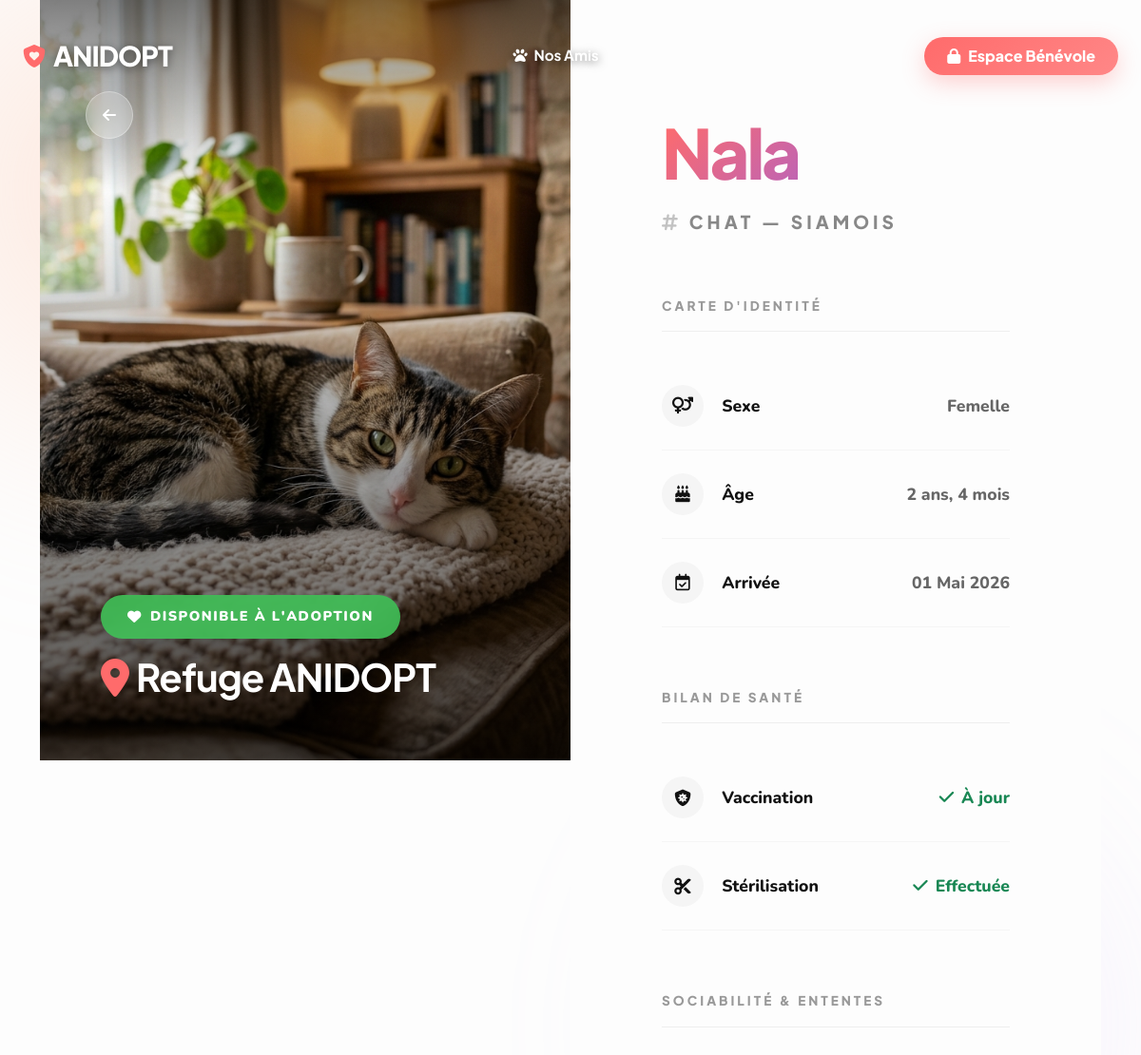
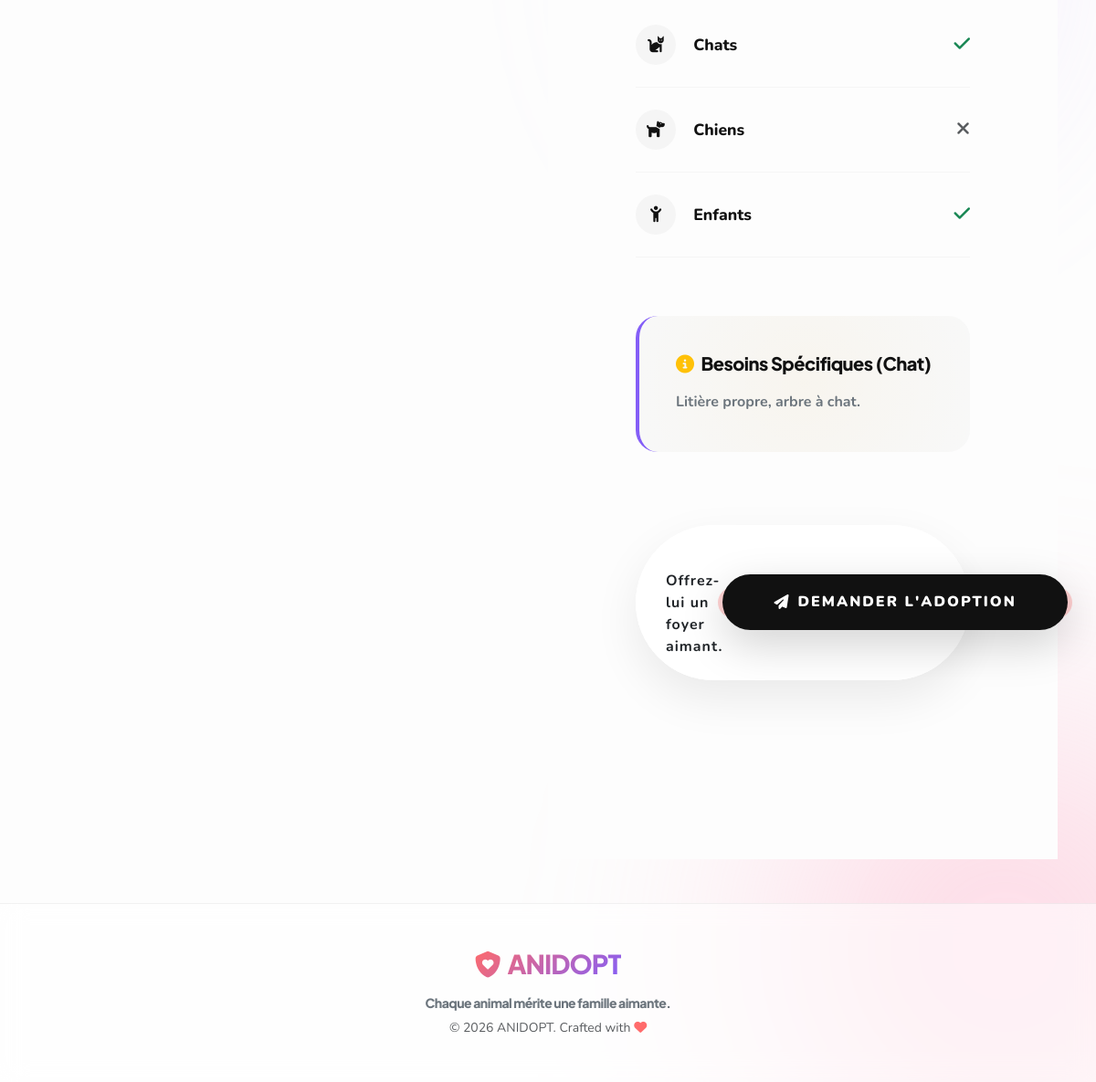
Screenshot of /animal/11/ with the database file from the repository (2 pictures, top to bottom).
### refuge/models.py (models this page shows, shortened)
class Animal(models.Model):
    STATUT_CHOICES = [
        ('Disponible', 'Disponible'),
        ('En soin', 'En soin'),
        ('Adopté', 'Adopté'),
        ('En famille d\'accueil', 'En famille d\'accueil'),
    ]
    SEXE_CHOICES = [
        ('M', 'Mâle'),
        ('F', 'Femelle'),
    ]
    nom = models.CharField(max_length=100, verbose_name="Nom de l'animal")
    espece = models.ForeignKey(Espece, on_delete=models.CASCADE, related_name='animaux', verbose_name="Espèce")
    race = models.CharField(max_length=100, blank=True, verbose_name="Race")
    sexe = models.CharField(max_length=1, choices=SEXE_CHOICES, default='M', verbose_name="Sexe")
    date_naissance_estimee = models.DateField(verbose_name="Date de naissance estimée")
    photo = models.ImageField(upload_to='animaux/', blank=True, null=True, verbose_name="Photo de l'animal")
    vaccine = models.BooleanField(default=False, verbose_name="Vacciné")
    sterilise = models.BooleanField(default=False, verbose_name="Stérilisé")
    compatibilite_chats = models.BooleanField(default=False, verbose_name="Entente Chats")
    compatibilite_chiens = models.BooleanField(default=False, verbose_name="Entente Chiens")
    compatibilite_enfants = models.BooleanField(default=False, verbose_name="Entente Enfants")
    statut = models.CharField(max_length=50, choices=STATUT_CHOICES, default='Disponible', verbose_name="Statut")
    date_arrivee = models.DateField(default=timezone.now, verbose_name="Date d'arrivée")
    class Meta:
        verbose_name_plural = "Animaux"

class Espece(models.Model):
    nom_espece = models.CharField(max_length=100, unique=True, verbose_name="Nom de l'espèce")
    besoins_specifiques = models.TextField(blank=True, verbose_name="Besoins spécifiques")
    def __str__(self):
        return self.nom_espece

### refuge/views.py (the view)
# urls.py: path('animal/<int:pk>/', views.animal_detail, name='animal_detail'),
def animal_detail(request, pk):
    animal = get_object_or_404(Animal, pk=pk)
    return render(request, 'refuge/animal_detail.html', {'animal': animal})

### refuge/templates/refuge/animal_detail.html (shortened to what this page needs)
{% extends 'refuge/base.html' %}
{% block content %}
<div class="editorial-layout">
    <div class="editorial-visual">
        <a href="{% url 'animal_list' %}" class="back-btn-float shadow-lg" title="Retour">
            <i class="fa-solid fa-arrow-left"></i>
        </a>
        {% if animal.photo %}
            <img src="{{ animal.photo.url }}" alt="{{ animal.nom }}" class="editorial-image">
        {% else %}
            <div class="editorial-image d-flex justify-content-center align-items-center" style="background: linear-gradient(135deg, var(--aurora-peach), var(--aurora-lavender));">
                <i class="fa-solid fa-paw" style="font-size: 15rem; color: rgba(255,255,255,0.3);"></i>
            </div>
        {% endif %}
        <div class="editorial-visual-content">
            <div class="mb-3">
                {% if animal.statut == 'Disponible' %}
                    <div class="status-pill status-available"><i class="fa-solid fa-heart me-2"></i>Disponible à l'adoption</div>
                {% elif animal.statut == 'En soin' %}
                    <div class="status-pill status-care"><i class="fa-solid fa-bed me-2"></i>En soin</div>
                {% elif animal.statut == 'Adopté' %}
                    <div class="status-pill status-adopted"><i class="fa-solid fa-house me-2"></i>Adopté</div>
                {% else %}
                    <div class="status-pill status-fa"><i class="fa-solid fa-people-roof me-2"></i>Famille d'accueil</div>
                {% endif %}
            </div>
            <h2 class="fw-bold m-0" style="font-family: 'Plus Jakarta Sans', sans-serif; font-size: 2.5rem; letter-spacing: -1px;">
                <i class="fa-solid fa-location-dot me-2" style="color: var(--primary);"></i>Refuge ANIDOPT
            </h2>
        </div>
    </div>
    <div class="editorial-content">
        <div class="fade-up">
            <h1 class="editorial-title" style="background: linear-gradient(135deg, var(--primary), var(--accent), var(--primary)); background-size: 200% auto; -webkit-background-clip: text; -webkit-text-fill-color: transparent; animation: shine 5s linear infinite; padding-bottom: 10px;">{{ animal.nom }}</h1>
            <span class="editorial-subtitle"><i class="fa-solid fa-hashtag me-2 opacity-50"></i>{{ animal.espece }} {% if animal.race %}— {{ animal.race }}{% endif %}</span>
        </div>
        <div class="info-group fade-up d-1">
            <div class="info-header">Carte d'identité</div>
            <div class="stat-row">
                <div class="stat-label">
                    <div class="stat-icon"><i class="fa-solid fa-venus-mars"></i></div>
                    Sexe
                </div>
                <div class="stat-value">{% if animal.sexe == 'M' %}Mâle{% else %}Femelle{% endif %}</div>
            </div>
            <div class="stat-row">
                <div class="stat-label">
                    <div class="stat-icon"><i class="fa-solid fa-cake-candles"></i></div>
                    Âge
                </div>
                <div class="stat-value">{{ animal.date_naissance_estimee|timesince }}</div>
            </div>
            <div class="stat-row">
                <div class="stat-label">
                    <div class="stat-icon"><i class="fa-regular fa-calendar-check"></i></div>
                    Arrivée
                </div>
                <div class="stat-value">{{ animal.date_arrivee|date:"d M Y" }}</div>
            </div>
        </div>
        <div class="info-group fade-up d-2">
            <div class="info-header">Bilan de Santé</div>
            <div class="stat-row">
                <div class="stat-label">
                    <div class="stat-icon"><i class="fa-solid fa-shield-virus"></i></div>
                    Vaccination
                </div>
                <div class="stat-value">
                    {% if animal.vaccine %}
                        <span class="text-success"><i class="fa-solid fa-check me-2"></i>À jour</span>
                    {% else %}
                        <span class="text-warning"><i class="fa-solid fa-clock me-2"></i>À faire</span>
                    {% endif %}
                </div>
            </div>
            <div class="stat-row">
                <div class="stat-label">
                    <div class="stat-icon"><i class="fa-solid fa-scissors"></i></div>
                    Stérilisation
                </div>
                <div class="stat-value">
                    {% if animal.sterilise %}
                        <span class="text-success"><i class="fa-solid fa-check me-2"></i>Effectuée</span>
                    {% else %}
                        <span class="text-warning"><i class="fa-solid fa-clock me-2"></i>À prévoir</span>
                    {% endif %}
                </div>
            </div>
        </div>
        <div class="info-group fade-up d-3">
            <div class="info-header">Sociabilité & Ententes</div>
            <div class="stat-row">
                <div class="stat-label">
                    <div class="stat-icon"><i class="fa-solid fa-cat"></i></div>
                    Chats
                </div>
                <div class="stat-value">
                    {% if animal.compatibilite_chats %}<i class="fa-solid fa-check text-success fs-5"></i>{% else %}<i class="fa-solid fa-xmark text-muted fs-5"></i>{% endif %}
                </div>
            </div>
            <div class="stat-row">
                <div class="stat-label">
                    <div class="stat-icon"><i class="fa-solid fa-dog"></i></div>
                    Chiens
                </div>
                <div class="stat-value">
                    {% if animal.compatibilite_chiens %}<i class="fa-solid fa-check text-success fs-5"></i>{% else %}<i class="fa-solid fa-xmark text-muted fs-5"></i>{% endif %}
                </div>
            </div>
            <div class="stat-row">
                <div class="stat-label">
                    <div class="stat-icon"><i class="fa-solid fa-child-reaching"></i></div>
                    Enfants
                </div>
                <div class="stat-value">
                    {% if animal.compatibilite_enfants %}<i class="fa-solid fa-check text-success fs-5"></i>{% else %}<i class="fa-solid fa-xmark text-muted fs-5"></i>{% endif %}
                </div>
            </div>
        </div>
        {% if animal.espece.besoins_specifiques %}
        <div class="needs-card fade-up d-3 tilt-card position-relative overflow-hidden" data-tilt data-tilt-max="3" data-tilt-speed="400">
            <div class="bg-blob blob-warning"></div>
            <div style="position: relative; z-index: 1;">
                <h5 class="fw-black mb-3" style="color: #111;"><i class="fa-solid fa-circle-info me-2 text-warning"></i>Besoins Spécifiques ({{ animal.espece.nom_espece }})</h5>
                <p class="mb-0 fw-bold text-secondary" style="line-height: 1.8;">{{ animal.espece.besoins_specifiques }}</p>
            </div>
        </div>
        {% endif %}
        <div class="action-container fade-up d-3 tilt-card" data-tilt data-tilt-max="2" data-tilt-speed="400" data-tilt-perspective="1000">
            <div>
                <p class="mb-0 fw-bold text-dark d-none d-xl-block" style="letter-spacing: 1px;">Offrez-lui un foyer aimant.</p>
            </div>
            <div class="d-flex gap-3 align-items-center">
                <div class="position-relative">
                    <a href="mailto:adoption@anidopt.com?subject=Demande d'adoption pour {{ animal.nom }}" class="btn-editorial position-relative z-1 shadow-lg">
                        <i class="fa-solid fa-paper-plane me-2"></i>Demander l'adoption
                    </a>
                </div>
            </div>
        </div>
        <div style="height: 100px;"></div>
    </div>
</div>
{% endblock content %}

### refuge/static/css/style.css (style rules this page uses)
:root { --bg-base: #FDF8F4; --bg-glass: rgba(255, 255, 255, 0.55); --bg-glass-heavy: rgba(255, 255, 255, 0.72); --aurora-peach: #FFCAB0; --aurora-rose: #FFA9C5; --aurora-lavender: #D5B4FF; --aurora-sky: #A5D8FF; --aurora-mint: #63E6BE; --primary: #FF6B6B; --primary-glow: #FF8787; --primary-light: rgba(255, 107, 107, 0.1); --accent: #845EF7; --accent-light: rgba(132, 94, 247, 0.1); --success: #40C057; --success-light: rgba(64, 192, 87, 0.1); --text-primary: #1A1A2E; --text-secondary: #6B7280; --text-muted: #9CA3AF; --border-glass: rgba(255, 255, 255, 0.9); --shadow-card: 0 8px 32px rgba(0, 0, 0, 0.06); --shadow-hover: 0 20px 48px rgba(255, 107, 107, 0.2); --shadow-float: 0 24px 64px rgba(0, 0, 0, 0.08); --radius-xl: 28px; --radius-lg: 20px; --radius-md: 14px; }
*, *::before, *::after { box-sizing: border-box; }
body { font-family: 'Nunito', sans-serif; background: var(--bg-base); color: var(--text-primary); padding-top: 100px; overflow-x: hidden; min-height: 100vh; -webkit-font-smoothing: antialiased; }
h1, h2, h3, h4, h5, h6, .brand-text, .tech-font { font-family: 'Plus Jakarta Sans', sans-serif; font-weight: 800; letter-spacing: -0.5px; }
.d-1 { animation-delay: 80ms; }
.d-2 { animation-delay: 160ms; }
.d-3 { animation-delay: 240ms; }
.bg-blob { position: absolute; top: -50%; left: -50%; width: 200%; height: 200%; z-index: 0; animation: spin 20s linear infinite; opacity: 0.6; }
.blob-warning { background: radial-gradient(circle, rgba(245, 159, 0, 0.08) 0%, transparent 60%); }
.fw-black { font-weight: 900; }

### rows the page displays
Animal: photo (picture), nom "Nala", espece "CHAT", race "SIAMOIS", date_naissance_estimee "2 ans, 4 mois", date_arrivee "01 Mai 2026", espece.nom_espece "Chat", espece.besoins_specifiques "Litière propre, arbre à chat."
